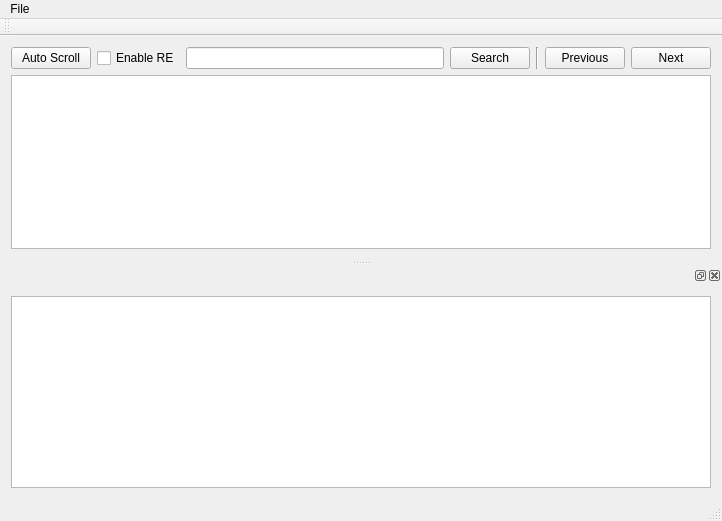
<?xml version="1.0" encoding="UTF-8"?>
<ui version="4.0">
 <class>MainWindow</class>
 <widget class="QMainWindow" name="MainWindow">
  <property name="geometry">
   <rect>
    <x>0</x>
    <y>0</y>
    <width>722</width>
    <height>521</height>
   </rect>
  </property>
  <property name="windowTitle">
   <string>MainWindow</string>
  </property>
  <widget class="QWidget" name="centralWidget">
   <layout class="QVBoxLayout" name="verticalLayout_2">
    <item>
     <layout class="QHBoxLayout" name="horizontalLayout">
      <item>
       <widget class="QPushButton" name="autoScrollPushButton">
        <property name="text">
         <string>Auto Scroll</string>
        </property>
        <property name="checkable">
         <bool>true</bool>
        </property>
       </widget>
      </item>
      <item>
       <widget class="QCheckBox" name="reCheckBox">
        <property name="text">
         <string>Enable RE</string>
        </property>
       </widget>
      </item>
      <item>
       <widget class="QLineEdit" name="searchLineEdit"/>
      </item>
      <item>
       <widget class="QPushButton" name="searchPushButton">
        <property name="text">
         <string>Search</string>
        </property>
       </widget>
      </item>
      <item>
       <widget class="Line" name="line">
        <property name="orientation">
         <enum>Qt::Vertical</enum>
        </property>
       </widget>
      </item>
      <item>
       <widget class="QPushButton" name="previousPushButton">
        <property name="text">
         <string>Previous</string>
        </property>
       </widget>
      </item>
      <item>
       <widget class="QPushButton" name="nextPushButton">
        <property name="text">
         <string>Next</string>
        </property>
       </widget>
      </item>
     </layout>
    </item>
    <item>
     <widget class="QTableView" name="logTableView">
      <property name="styleSheet">
       <string notr="true">QTableView:focus {
 border-color:lightgray;
border-style:solid;
border-width:1px;
} </string>
      </property>
     </widget>
    </item>
   </layout>
  </widget>
  <widget class="QToolBar" name="mainToolBar">
   <attribute name="toolBarArea">
    <enum>TopToolBarArea</enum>
   </attribute>
   <attribute name="toolBarBreak">
    <bool>false</bool>
   </attribute>
  </widget>
  <widget class="QStatusBar" name="statusBar"/>
  <widget class="QDockWidget" name="dockWidget">
   <property name="layoutDirection">
    <enum>Qt::LeftToRight</enum>
   </property>
   <attribute name="dockWidgetArea">
    <number>8</number>
   </attribute>
   <widget class="QWidget" name="dockWidgetContents">
    <layout class="QVBoxLayout" name="verticalLayout">
     <item>
      <widget class="QTableView" name="searchTableView"/>
     </item>
    </layout>
   </widget>
  </widget>
  <widget class="QMenuBar" name="menuBar">
   <property name="geometry">
    <rect>
     <x>0</x>
     <y>0</y>
     <width>722</width>
     <height>21</height>
    </rect>
   </property>
   <widget class="QMenu" name="menuFile">
    <property name="title">
     <string>File</string>
    </property>
    <addaction name="actionNew"/>
    <addaction name="actionOpen"/>
    <addaction name="actionSave"/>
    <addaction name="actionSave_As"/>
    <addaction name="separator"/>
    <addaction name="actionRecent_Files"/>
    <addaction name="separator"/>
    <addaction name="actionExport"/>
    <addaction name="actionSettings"/>
    <addaction name="separator"/>
    <addaction name="actionExit"/>
   </widget>
   <addaction name="menuFile"/>
  </widget>
  <action name="actionNew">
   <property name="text">
    <string>New</string>
   </property>
  </action>
  <action name="actionOpen">
   <property name="text">
    <string>Open</string>
   </property>
  </action>
  <action name="actionSave">
   <property name="text">
    <string>Save</string>
   </property>
  </action>
  <action name="actionSave_As">
   <property name="text">
    <string>Save As</string>
   </property>
  </action>
  <action name="actionRecent_Files">
   <property name="text">
    <string>Recent Files</string>
   </property>
  </action>
  <action name="actionExport">
   <property name="text">
    <string>Export...</string>
   </property>
  </action>
  <action name="actionExit">
   <property name="text">
    <string>Exit</string>
   </property>
  </action>
  <action name="actionSettings">
   <property name="text">
    <string>Settings...</string>
   </property>
  </action>
 </widget>
 <layoutdefault spacing="6" margin="11"/>
 <resources/>
 <connections/>
</ui>
